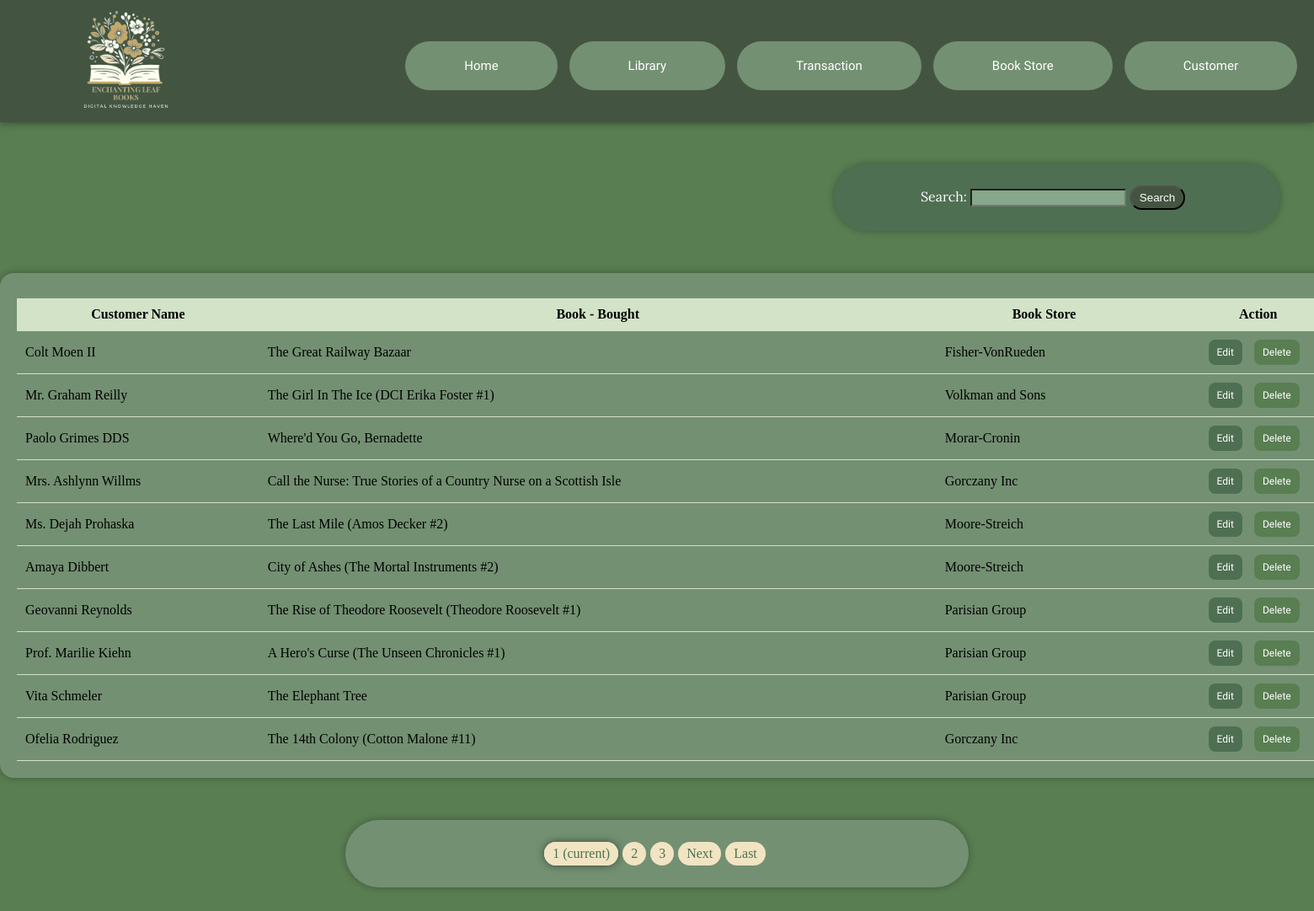
Screenshot of /customer/ with the database file from the repository.
### dartaapp/models.py (models this page shows, shortened)
class BaseModel (models.Model) :
    created_at = models.DateTimeField(auto_now_add=True, db_index=True)
    updated_at = models.DateTimeField(auto_now=True)
    class Meta:
        abstract = True

class Customer (BaseModel) :
    fullname = models.CharField(max_length=100, null=True, blank=True)
    book = models.ForeignKey(BookDetail, null=True, blank=True, on_delete=models.CASCADE)
    bookstore = models.ForeignKey(BookStore, null=True, blank=True, on_delete=models.CASCADE)

class BookDetail (BaseModel) :
    title = models.CharField(max_length=100, null=True, blank=True)
    category = models.CharField(max_length=100, null=True, blank=True)
    price = models.FloatField(null=True, blank=True)
    availability = models.PositiveIntegerField(null=True, blank=True)
    book_description = models.CharField(max_length=250, null=True, blank=True)
    stars = models.PositiveIntegerField(null=True, blank=True)
    image = models.ForeignKey(BookImage,  blank=True, null=True, on_delete=models.CASCADE)

class BookStore (BaseModel) :
    bookstore_name = models.CharField(max_length=100, null=True, blank=True)
    address = models.CharField(max_length=250, null=True, blank=True)
    postal_code = models.IntegerField(null=True, blank=True)

### dartaapp/views.py (the view)
# urls.py: path('customer/', customer_list, name='customer-search'),
def customer_list(request):
    form = CustomerSearchForm(request.GET)
    query = request.GET.get('search_query')
    if query:
        customer = Customer.objects.filter(fullname__icontains=query)
    else:
        customer = Customer.objects.all()
    paginator = Paginator(customer, 10)
    page = request.GET.get('page')
    try:
        customer = paginator.page(page)
    except PageNotAnInteger:
        customer = paginator.page(1)
    except EmptyPage:
        customer = paginator.page(paginator.num_pages)
    context = {
        'object_list': customer,
        'form': form,
    }
    return render(request, 'search/searchcustomer.html', context)

### dartaapp/forms.py
class CustomerSearchForm(forms.Form):
    search_query = forms.CharField(max_length=100, required=False, label='Search')

### dartaapp/templates/search/searchcustomer.html (shortened to what this page needs)
{% extends 'base.html' %}
{% load static %}
  {% block content %}
    <div class="bar-container">
        <form method="get" action="{% url 'customer-search' %}">
        {{ form }}
        <button type="submit">Search</button>
        </form>
    </div>
    <div class="box-container">
        <table>
            <thead>
                <th>Customer Name</th>
                <th>Book - Bought</th>
                <th>Book Store</th>
                <th class="action">Action</th>
            </thead>
            {% if object_list %}
            {% for customer in object_list %}
            <tbody>
              <tr>
                <td>{{ customer.fullname }}</td>
                <td>{{ customer.book.title }}</td>
                <td>{{ customer.bookstore.bookstore_name }}</td>
                <td class="action">
                  <a href="{{ customer.id }}"><button class="btn-update-table">Edit</button></a>
                  <a href="{{ customer.id }}/delete"><button class="btn-delete-table">Delete</button></a>
                </td>
              </tr>
            </tbody>
            {% endfor %}
            {% else %}
                <p>No results found.</p>
            {% endif %}
        </table>
      </div>
      {% include '../includes/paginationsearch.html'%}
  {% endblock %}

### dartaapp/static/css/style.css (style rules this page uses)
body { margin: 0; background-color: #597E52; }
.box-container { width: 200vh; height: auto; background-color: #739072; padding: 20px; margin: 50px auto; box-shadow: 0 0 10px rgba(0, 0, 0, 0.3); border-radius: 2vh; display: flex; }
table { width: 100%; border-collapse: collapse; margin-top: 10px; }
th, td { border-bottom: 1px solid #D2E3C8; padding: 10px; }
.action { text-align: center; }
.btn-update-table { font-family: 'Rubik Doodle Shadow'; background-color: #4F6F52; color: #fff; padding: 8px 10px; border: none; border-radius: 1vh; cursor: pointer; font-size: 12px; }
.btn-delete-table { font-family: 'Rubik Doodle Shadow'; background-color: #597E52; color: #fff; padding: 8px 10px; border: none; border-radius: 1vh; cursor: pointer; font-size: 12px; }
th { background-color: #D2E3C8; text-align: center; }
.bar-container { width: 60vh; height: auto; background-color: #4F6F52; padding: 25px; margin: 50px auto; box-shadow: 0 0 10px rgba(0, 0, 0, 0.3); border-radius: 5vh; justify-content: center; display: flex; margin-right: 5vh; }
label { font-family: 'Lora'; color: #ffffff; }
input { background-color: #86A789; }
button { background-color: #435540; border-radius: 5vh; color: #ffffff; padding: 5px 10px; margin-right: 10px; }

### rows the page displays
Customer: fullname "Colt Moen II", book "The Great Railway Bazaar", bookstore.bookstore_name "Fisher-VonRueden"
Customer: fullname "Mr. Graham Reilly", book "The Girl In The Ice (DCI Erika Foster #1)", bookstore.bookstore_name "Volkman and Sons"
Customer: fullname "Paolo Grimes DDS", book "Where'd You Go, Bernadette", bookstore.bookstore_name "Morar-Cronin"
Customer: fullname "Mrs. Ashlynn Willms", book "Call the Nurse: True Stories of a Country Nurse on a Scottish Isle", bookstore.bookstore_name "Gorczany Inc"
Customer: fullname "Ms. Dejah Prohaska", book "The Last Mile (Amos Decker #2)", bookstore.bookstore_name "Moore-Streich"
Customer: fullname "Amaya Dibbert", book "City of Ashes (The Mortal Instruments #2)", bookstore.bookstore_name "Moore-Streich"
Customer: fullname "Geovanni Reynolds", book "The Rise of Theodore Roosevelt (Theodore Roosevelt #1)", bookstore.bookstore_name "Parisian Group"
Customer: fullname "Prof. Marilie Kiehn", book "A Hero's Curse (The Unseen Chronicles #1)", bookstore.bookstore_name "Parisian Group"
Customer: fullname "Vita Schmeler", book "The Elephant Tree", bookstore.bookstore_name "Parisian Group"
Customer: fullname "Ofelia Rodriguez", book "The 14th Colony (Cotton Malone #11)", bookstore.bookstore_name "Gorczany Inc"

### other values shown
{{ page_num }} "1"
{{ page_num }} "2" "3"
